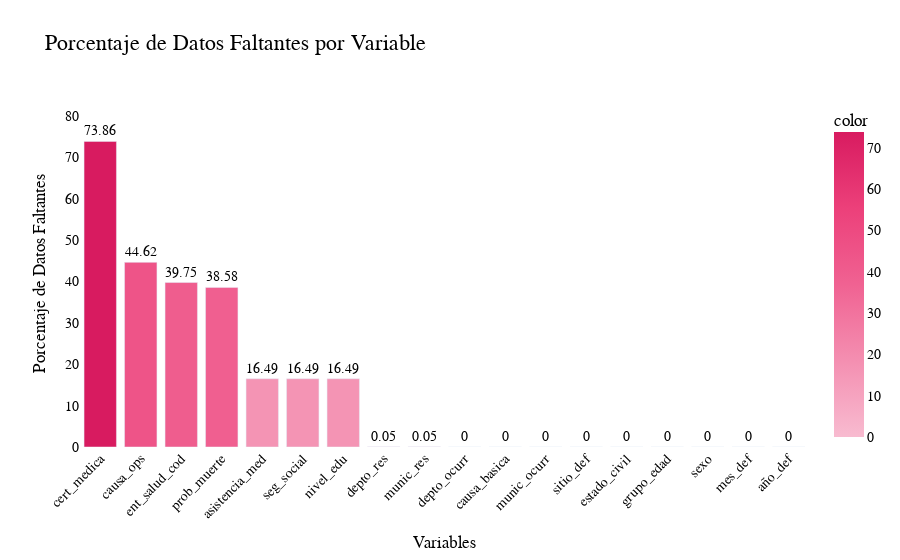

The code cell stored with this chart in its notebook:
### Markdown cell above
Ahora los nombres de cada variable son más legibles y ordenados. Lo que facilita el análisis de estos datos. [Diccionario de Variables](https://kmarcela11.github.io/ProyectoFinal_SeminarioInvestigativo/variables.html)

### Code cell
grafico_datos_faltantes(data)

### Figure 1 — Plotly figure (JSON) as saved in the notebook; plotly's stock layout.template omitted (floating-point values rounded to 4 significant figures)
{"data": [{"alignmentgroup": "True", "hovertemplate": "index=%{x}<br>Porcentaje de Datos Faltantes (%)=%{y}<br>text=%{text}<br>color=%{marker.color}<extra></extra>", "legendgroup": "", "marker": {"color": [73.86, 44.62, 39.75, 38.58, 16.49, 16.49, 16.49, 0.05352, 0.05352, 0, 0, 0, 0, 0, 0, 0, 0, 0], "coloraxis": "coloraxis", "pattern": {"shape": ""}}, "name": "", "offsetgroup": "", "orientation": "v", "showlegend": false, "text": [73.86, 44.62, 39.75, 38.58, 16.49, 16.49, 16.49, 0.05, 0.05, 0, 0, 0, 0, 0, 0, 0, 0, 0], "textposition": "outside", "type": "bar", "x": ["cert_medica", "causa_ops", "ent_salud_cod", "prob_muerte", "asistencia_med", "seg_social", "nivel_edu", "depto_res", "munic_res", "depto_ocurr", "causa_basica", "munic_ocurr", "sitio_def", "estado_civil", "grupo_edad", "sexo", "mes_def", "año_def"], "xaxis": "x", "y": [73.86, 44.62, 39.75, 38.58, 16.49, 16.49, 16.49, 0.05352, 0.05352, 0, 0, 0, 0, 0, 0, 0, 0, 0], "yaxis": "y"}], "layout": {"barmode": "relative", "coloraxis": {"colorbar": {"title": {"text": "color"}}, "colorscale": [[0, "#F8BBD0"], [0.25, "#F48FB1"], [0.5, "#F06292"], [0.75, "#EC407A"], [1, "#D81B60"]]}, "font": {"color": "black", "family": "Bahnschrift", "size": 14}, "legend": {"tracegroupgap": 0}, "paper_bgcolor": "white", "plot_bgcolor": "white", "title": {"font": {"color": "black", "family": "Bahnschrift", "size": 22}, "text": "Porcentaje de Datos Faltantes por Variable"}, "xaxis": {"anchor": "y", "domain": [0, 1], "tickangle": -45, "title": {"text": "Variables"}}, "yaxis": {"anchor": "x", "domain": [0, 1], "range": [0, 83.86], "title": {"text": "Porcentaje de Datos Faltantes"}}}}
